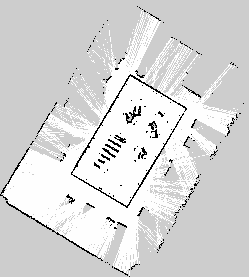
#> input picture app/savedMap/sandbox_20261027_191443_20261027_194830_c90bf11b/map.pgm, 249 x 277 px, found by its file name
$ python sim_fullmask.py
#> lines starting #> are read from the running program, lines starting #| are printed output that depends on the picture; after the words box and inside, x2 and y2 are one past the last pixel; in counts of white or black regions, pixels touching at a corner belong together
"""Would a fuller keepout mask make the drawn network pass the costmap test?

The current keepout erodes the road area by a couple of cells before the
costmap inflation takes another 0.105 m, so the band left for the car is
narrower than the 0.23 m body. This script rebuilds the keepout from the lidar
map (plate minus obstacles, no extra erosion), simulates the costmap that would
be produced from it, and reports how many drawn edges pass.
"""
import json
import math

import numpy as np
from PIL import Image
from scipy import ndimage as ndi

RES = 0.05
ORIGIN = (-5.04, -7.53)
FOOT = (0.25, 0.15, 0.115)
HALF_CELL = RES / 2
PLATE = [(2.708, 6.453), (0.604, 4.386), (4.564, 0.356), (6.668, 2.424)]

real = np.array(Image.open(r".work\maps\map_20261031_2025\map.pgm").convert("L"))
#> real is the input picture: shape (277, 249); min 0, max 254, mean 215.1
occ = real <= 60
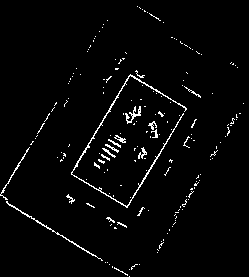
#> occ: shape (277, 249) bool; 2.8% white in thin lines or dots
h, w = real.shape
#> h = 277; w = 249
free = real >= 250
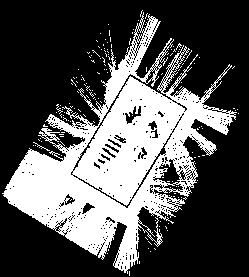
#> free: shape (277, 249) bool; 32.2% white; 157 white regions (155 under 20 px), largest, box (x1, y1, x2, y2) and area: (2, 12, 237, 274) 21814, (33, 142, 50, 151) 21


def plate_mask():
    from matplotlib.path import Path  # only used for a point-in-polygon test

    cols, rows = np.meshgrid(np.arange(w), np.arange(h))
    xs = cols * RES + RES / 2 + ORIGIN[0]
    ys = rows * RES + RES / 2 + ORIGIN[1]
    pts = np.column_stack([xs.ravel(), ys.ravel()])
    return Path(PLATE).contains_points(pts).reshape(h, w)


inside = plate_mask()
mask = inside & free & ~ndi.binary_dilation(occ, iterations=1)
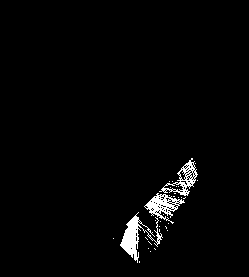
#> mask: shape (277, 249) bool; 2.3% white; 31 white regions (28 under 20 px), largest, box (x1, y1, x2, y2) and area: (120, 212, 163, 263) 636, (144, 193, 185, 224) 479, (159, 158, 198, 196) 399
lethal = (~mask) | occ
d = ndi.distance_transform_edt(~lethal) * RES
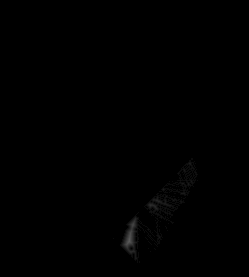
#> d: shape (277, 249) float64; min 0, max 0.354, mean 0.00186
band = d >= 0.105 + 0.004         # inscribed radius + one cell of slack
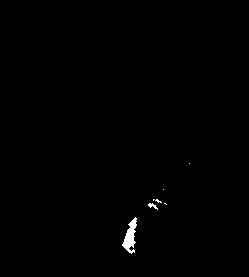
#> band: shape (277, 249) bool; 0.47% white; 6 white regions (4 under 20 px), largest, box (x1, y1, x2, y2) and area: (122, 217, 137, 254) 275, (148, 203, 158, 210) 31

print("mask area m2 %.2f  free band m2 %.2f" % (mask.sum() * RES * RES, band.sum() * RES * RES))
#| mask area m2 3.89  free band m2 0.82

nodes = json.load(open(r".work\net_nodes.json", encoding="utf-8"))
#> (reads .work/net_nodes.json from the repository)
pos = {int(i): tuple(p) for i, p, _ in nodes}
links = {int(i): [int(t) for t in to] for i, _, to in nodes}
edges = sorted({(min(x, y), max(x, y)) for x, ts in links.items() for y in ts})


def pose_clear(x, y, yaw, grid):
    front, rear, half = FOOT
    a_ = (front + rear) / 2
    cx = x + (front - rear) / 2 * math.cos(yaw)
    cy = y + (front - rear) / 2 * math.sin(yaw)
    ex = abs(math.cos(yaw)) * a_ + abs(math.sin(yaw)) * half
    ey = abs(math.sin(yaw)) * a_ + abs(math.cos(yaw)) * half
    c0 = int(math.floor((cx - ex - ORIGIN[0]) / RES))
    c1 = int(math.floor((cx + ex - ORIGIN[0]) / RES))
    r0 = int(math.floor((cy - ey - ORIGIN[1]) / RES))
    r1 = int(math.floor((cy + ey - ORIGIN[1]) / RES))
    for r in range(r0, r1 + 1):
        for c in range(c0, c1 + 1):
            if not (0 <= r < h and 0 <= c < w) or grid[r, c]:
                if not (0 <= r < h and 0 <= c < w):
                    return False
                if grid[r, c] and (0 <= r < h and 0 <= c < w):
                    dx = (c * RES + RES / 2 + ORIGIN[0]) - cx
                    dy = (r * RES + RES / 2 + ORIGIN[1]) - cy
                    cc, ss = math.cos(yaw), math.sin(yaw)
                    if abs(cc * dx + ss * dy) <= a_ + HALF_CELL and abs(-ss * dx + cc * dy) <= half + HALF_CELL:
                        return False
    return True


def edge_ok(p, q, grid):
    yaw = math.atan2(q[1] - p[1], q[0] - p[0])
    distance = math.dist(p, q)
    n = max(1, int(math.ceil(distance / 0.02)))
    return all(pose_clear(p[0] + (q[0] - p[0]) * i / n, p[1] + (q[1] - p[1]) * i / n, yaw, grid) for i in range(n + 1))


blocked = ~band
bad = [e for e in edges if not edge_ok(pos[e[0]], pos[e[1]], blocked)]
#> bad = 110 pairs, first value 0 to 108, second value 1 to 109
print("edges %d blocked %d" % (len(edges), len(bad)))
#| edges 110 blocked 110
print("blocked", ["%d-%d" % e for e in bad])
#> (printed output is left out)
json.dump({"blocked": [list(e) for e in bad]}, open(r".work\net_fullmask_check.json", "w", encoding="utf-8"), indent=1)
